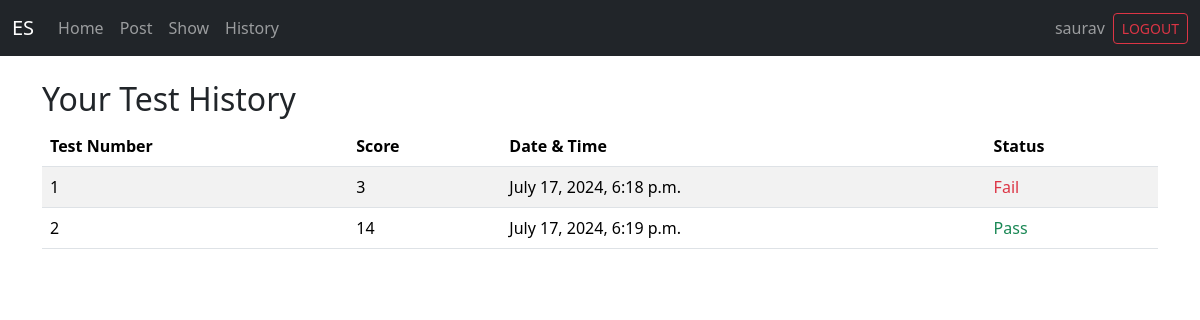
/history/ (signed in), run on an earlier commit of the app's database.
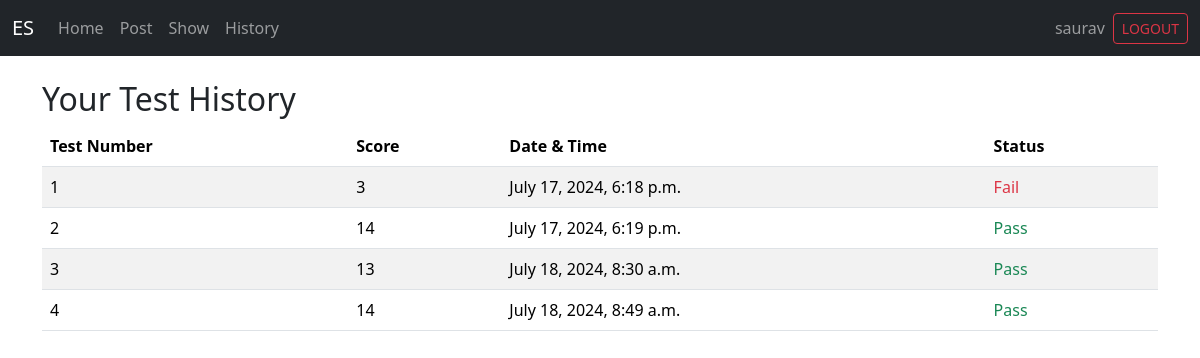
And on a later commit of the database.
### base/models.py (models this page shows)
class UserScore(models.Model):
    name = models.ForeignKey(User, on_delete=models.SET_NULL, null=True)
    score = models.IntegerField(default=0)
    testCount = models.IntegerField(default=1)
    test_date = models.DateTimeField(auto_now_add=True)

### base/views.py (the view)
# urls.py: path('history/',views.history, name="history"),
def history(request):
    if (request.user.is_authenticated):
        records = UserScore.objects.filter(name = request.user)
        loggedIn = 1
    else:
        loggedIn = 0
        records = [] # necessary to provide in context
    context = {'records' : records, 'loggedIn': loggedIn}
    return render(request,'history.html', context)

### templates/history.html (shortened to what this page needs)
{% extends "main.html" %}
{% block content %}
<div class="container mt-4">
    <h2>Your Test History</h2>
    <div class="row">
        <div class="col">
            <div class="table-responsive">
                <table class="table table-striped">
                    {% if loggedIn %}
                        {% if records|length > 0 %}
                            <thead>
                                <tr>
                                    <th>Test Number</th>
                                    <th>Score</th>
                                    <th>Date & Time</th>
                                    <th>Status</th>
                                </tr>
                            </thead>
                            <tbody>
                                {% for record in records %}
                                    <tr>
                                        <td>{{ record.testCount }}</td>
                                        <td>{{ record.score }}</td>
                                        <td>{{ record.test_date }}</td>
                                        <td>
                                            {% if record.score > 12 %}
                                                <span class="text-success">Pass</span>
                                            {% else %}
                                                <span class="text-danger">Fail</span>
                                            {% endif %}
                                        </td>
                                    </tr>
                                {% endfor %}
                            </tbody>
                        {% else %}
                            <tr>
                                <td colspan="4" class="text-center">No records found.</td>
                            </tr>
                        {% endif %}
                    {% else %}
                        <tr>
                            <td colspan="4" class="text-center">
                                Please <a href="{% url 'login' %}">login</a> first to view your test history.
                            </td>
                        </tr>
                    {% endif %}
                </table>
            </div>
        </div>
    </div>
</div>
{% endblock content %}

### templates/main.html (shortened to what this page needs)
{% load static %}
<!DOCTYPE html>
<html lang="en">
<head>
    <link href="https://cdn.jsdelivr.net/npm/bootstrap@5.3.3/dist/css/bootstrap.min.css" rel="stylesheet">
</head>
<body>
    <nav class="navbar navbar-expand-lg navbar-dark bg-dark">
        <div class="container-fluid">
            <a class="navbar-brand" href="/">ES</a>
            <div class="collapse navbar-collapse" id="navbarNav">
                <ul class="navbar-nav me-auto">
                    <li class="nav-item">
                        <a href="/" class="nav-link">Home</a>
                    </li>
                    <li class="nav-item">
                        <a href="/uploadImg" class="nav-link">Post</a>
                    </li>
                    <li class="nav-item">
                        <a href="/show" class="nav-link">Show</a>
                    </li>
                    <li class="nav-item">
                        <a href="/history" class="nav-link">History</a>
                    </li>
                </ul>
                <ul class="navbar-nav">
                    {% if user.is_authenticated %}
                        <li class="nav-item d-flex align-items-center">
                            <span class="navbar-text me-2">{{ user.username }}</span>
                            <form id="logout-form" action="{% url 'logout' %}" method="post" class="d-inline">
                                <button type="submit" class="btn btn-outline-danger btn-sm">LOGOUT</button>
                            </form>
                        </li>
                    {% endif %}
                </ul>
            </div>
        </div>
    </nav>
    {% block content %}{% endblock content %}
</body>
</html>

What changed in the data, as far as the page shows it:
added UserScore: testCount "3", score "13", test_date "July 18, 2024, 8:30 a.m.", shows "Pass"
added UserScore: testCount "4", score "14", test_date "July 18, 2024, 8:49 a.m.", shows "Pass"
